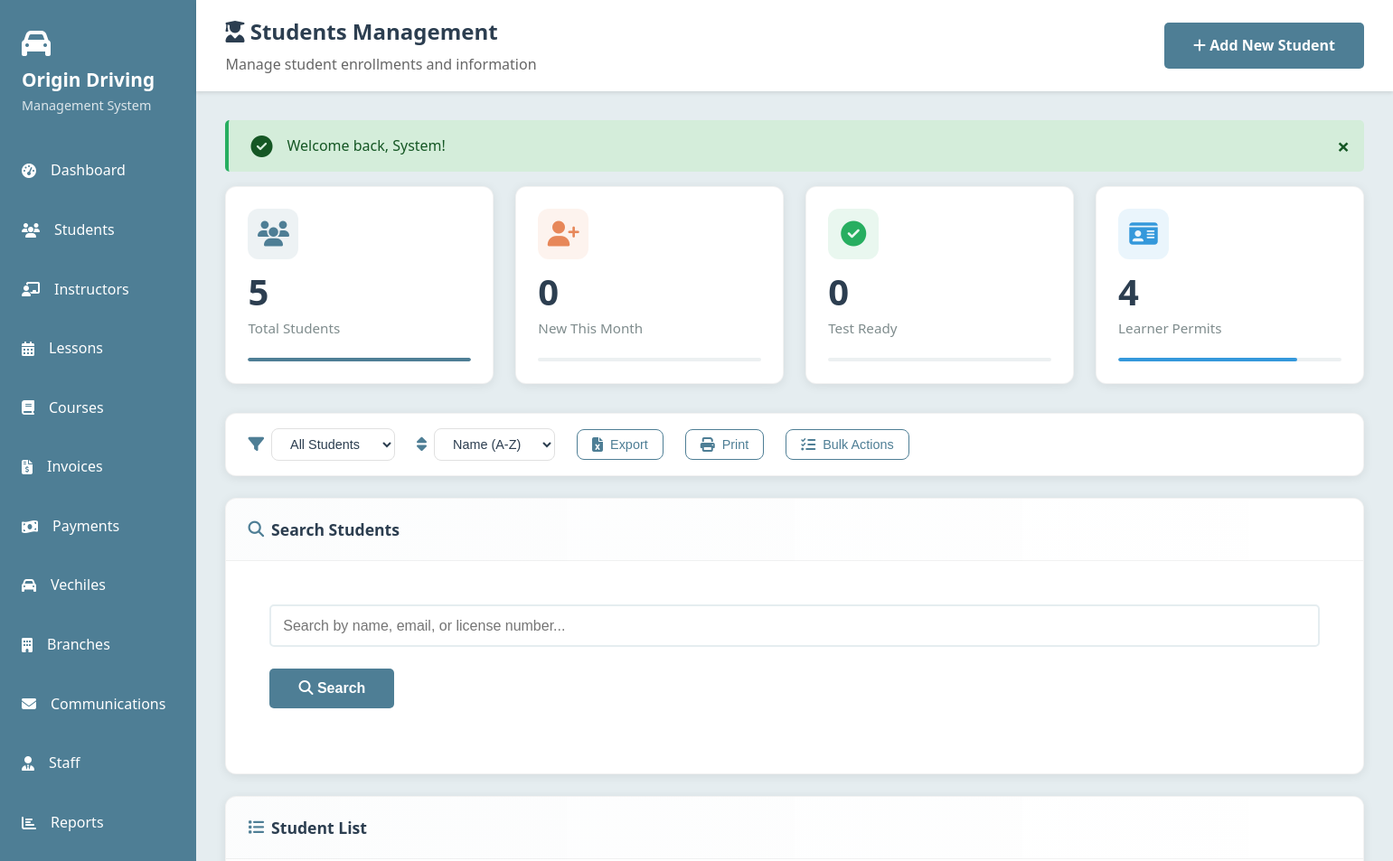
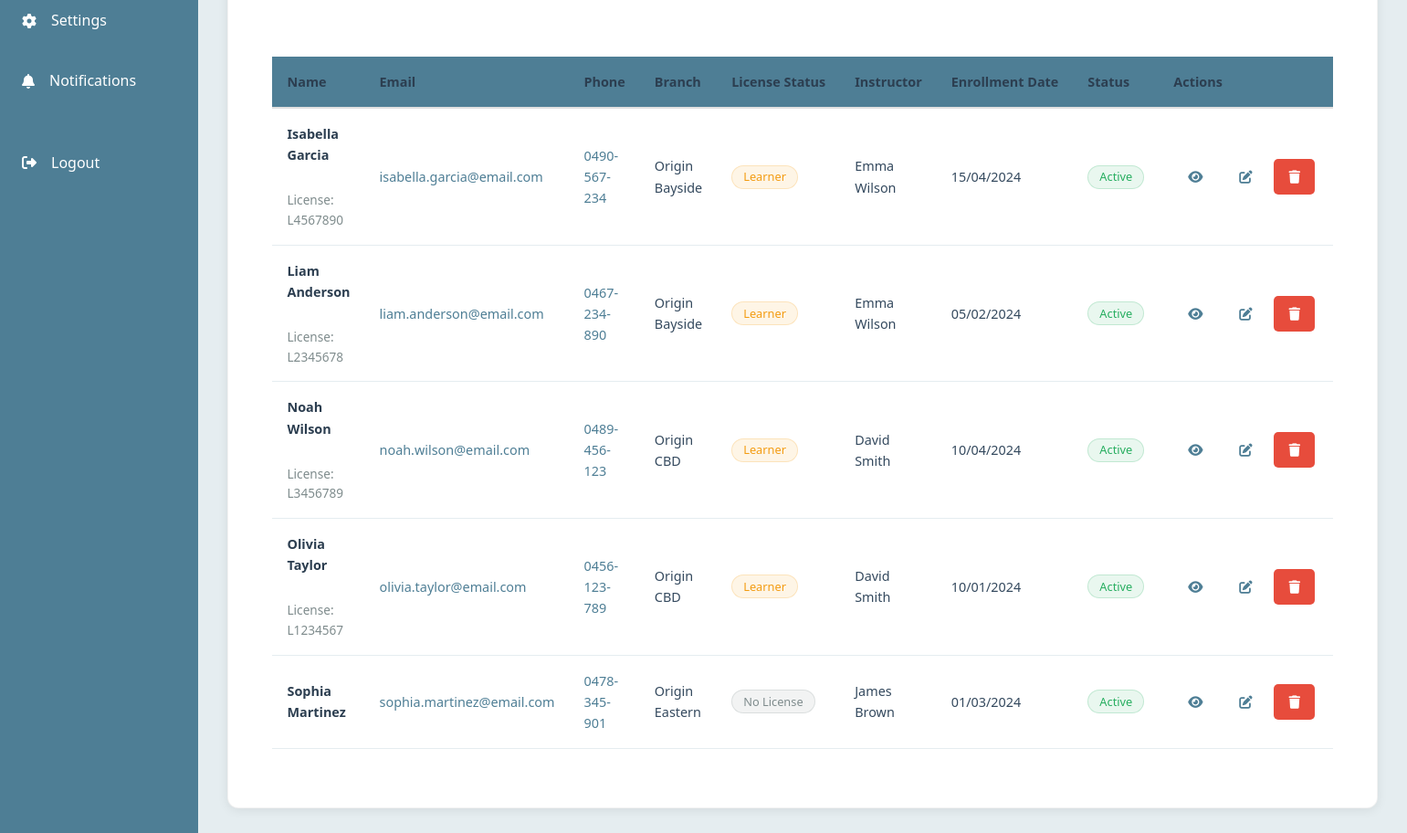
The page /students/index.php (signed in) on the database its author committed (2 pictures, top to bottom).
### tables this page shows
CREATE TABLE students (
    student_id INT PRIMARY KEY AUTO_INCREMENT,
    user_id INT NOT NULL,
    license_number VARCHAR(50) NULL,
    license_status ENUM('learner', 'probationary', 'full', 'overseas', 'none') DEFAULT 'none',
    date_of_birth DATE NOT NULL,
    address VARCHAR(255) NOT NULL,
    suburb VARCHAR(100) NOT NULL,
    postcode VARCHAR(10) NOT NULL,
    emergency_contact_name VARCHAR(100) NOT NULL,
    emergency_contact_phone VARCHAR(20) NOT NULL,
    medical_conditions TEXT NULL,
    enrollment_date DATE NOT NULL,
    branch_id INT NOT NULL,
    assigned_instructor_id INT NULL,
    total_lessons_completed INT DEFAULT 0,
    test_ready TINYINT(1) DEFAULT 0,
    notes TEXT NULL,
    FOREIGN KEY (user_id) REFERENCES users(user_id) ON DELETE CASCADE,
    FOREIGN KEY (branch_id) REFERENCES branches(branch_id),
    FOREIGN KEY (assigned_instructor_id) REFERENCES instructors(instructor_id),
    INDEX idx_student_user (user_id),
    INDEX idx_student_instructor (assigned_instructor_id),
    INDEX idx_student_branch (branch_id)
);

CREATE TABLE users (
    user_id INT PRIMARY KEY AUTO_INCREMENT,
    email VARCHAR(100) UNIQUE NOT NULL,
    password_hash VARCHAR(255) NOT NULL,
    user_role ENUM('admin', 'instructor', 'student', 'staff') NOT NULL,
    first_name VARCHAR(50) NOT NULL,
    last_name VARCHAR(50) NOT NULL,
    phone VARCHAR(20) NOT NULL,
    is_active TINYINT(1) DEFAULT 1,
    last_login DATETIME NULL,
    created_at TIMESTAMP DEFAULT CURRENT_TIMESTAMP,
    updated_at TIMESTAMP DEFAULT CURRENT_TIMESTAMP ON UPDATE CURRENT_TIMESTAMP,
    INDEX idx_email (email),
    INDEX idx_role (user_role),
    INDEX idx_active (is_active)
);

CREATE TABLE branches (
    branch_id INT PRIMARY KEY AUTO_INCREMENT,
    branch_name VARCHAR(100) NOT NULL,
    address VARCHAR(255) NOT NULL,
    suburb VARCHAR(100) NOT NULL,
    state VARCHAR(50) DEFAULT 'Victoria',
    postcode VARCHAR(10) NOT NULL,
    phone VARCHAR(20) NOT NULL,
    email VARCHAR(100) NOT NULL,
    is_active TINYINT(1) DEFAULT 1,
    created_at TIMESTAMP DEFAULT CURRENT_TIMESTAMP,
    updated_at TIMESTAMP DEFAULT CURRENT_TIMESTAMP ON UPDATE CURRENT_TIMESTAMP,
    INDEX idx_branch_active (is_active)
);

### students/index.php (the view, shortened to what the rows shown need)
<?php
require_once '../app/core/Database.php';
require_once '../app/core/Model.php';
require_once '../app/models/Student.php';
$studentModel = new Student();
$searchTerm = $_GET['search'] ?? '';
$students = [];
if ($searchTerm) {
    $students = $studentModel->search($searchTerm);
} else {
    $students = $studentModel->getAllWithDetails();
}
include '../views/layouts/header.php';
?>
<div class="dashboard-container">
    <div class="main-content">
        <div class="top-bar">
            <div>
                <h2><i class="fas fa-user-graduate"></i> Students Management</h2>
            </div>
        </div>
        <div class="content-area">
            <div class="card">
                <div class="card-body">
                    <?php if (empty($students)): ?>
                        <div class="empty-state">
                            <i class="fas fa-users" style="font-size: 4rem; color: #ccc;"></i>
                            <h3>No Students Found</h3>
                            <?php if ($searchTerm): ?>
                                <p>No students match your search criteria.</p>
                                <a href="index.php" class="btn btn-secondary">View All Students</a>
                            <?php else: ?>
                                <p>Get started by adding your first student.</p>
                                <a href="create.php" class="btn btn-primary">
                                    <i class="fas fa-plus"></i> Add First Student
                                </a>
                            <?php endif; ?>
                        </div>
                    <?php else: ?>
                        <div class="table-responsive">
                            <table class="data-table">
                                <thead>
                                    <tr>
                                        <th>Name</th>
                                        <th>Email</th>
                                        <th>Phone</th>
                                        <th>Branch</th>
                                        <th>License Status</th>
                                        <th>Instructor</th>
                                        <th>Enrollment Date</th>
                                        <th>Status</th>
                                        <th>Actions</th>
                                    </tr>
                                </thead>
                                <tbody>
                                    <?php foreach ($students as $student): ?>
                                    <tr data-test-ready="<?php echo isset($student['test_ready']) ? $student['test_ready'] : '0'; ?>">
                                        <td>
                                            <div class="user-info">
                                                <strong>
                                                    <?php
                                                    echo htmlspecialchars($student['first_name'] ?? 'N/A') . ' ' .
                                                         htmlspecialchars($student['last_name'] ?? '');
                                                    ?>
                                                </strong>
                                                <?php if (isset($student['license_number']) && !empty($student['license_number'])): ?>
                                                    <br><small>License: <?php echo htmlspecialchars($student['license_number']); ?></small>
                                                <?php endif; ?>
                                            </div>
                                        </td>
                                        <td>
                                            <a href="mailto:<?php echo htmlspecialchars($student['email'] ?? ''); ?>">
                                                <?php echo htmlspecialchars($student['email'] ?? 'N/A'); ?>
                                            </a>
                                        </td>
                                        <td>
                                            <a href="tel:<?php echo htmlspecialchars($student['phone'] ?? ''); ?>">
                                                <?php echo htmlspecialchars($student['phone'] ?? 'N/A'); ?>
                                            </a>
                                        </td>
                                        <td><?php echo htmlspecialchars($student['branch_name'] ?? 'N/A'); ?></td>
                                        <td>
                                            <?php
                                            $statusLabels = [
                                                'none' => 'No License',
                                                'learner' => 'Learner',
                                                'probationary' => 'Probationary',
                                                'full' => 'Full',
                                                'overseas' => 'Overseas'
                                            ];
                                            $statusColors = [
                                                'none' => 'secondary',
                                                'learner' => 'warning',
                                                'probationary' => 'info',
                                                'full' => 'success',
                                                'overseas' => 'primary'
                                            ];
                                            $licenseStatus = $student['license_status'] ?? 'none';
                                            ?>
                                            <span class="badge badge-<?php echo $statusColors[$licenseStatus]; ?>">
                                                <?php echo $statusLabels[$licenseStatus]; ?>
                                            </span>
                                        </td>
                                        <td>
                                            <?php
                                            if (isset($student['instructor_name']) && !empty($student['instructor_name'])) {
                                                echo htmlspecialchars($student['instructor_name']);
                                            } else {
                                                echo '<span class="text-muted">Not assigned</span>';
                                            }
                                            ?>
                                        </td>
                                        <td>
                                            <?php
                                            if (isset($student['enrollment_date'])) {
                                                echo date('d/m/Y', strtotime($student['enrollment_date']));
                                            } else {
                                                echo 'N/A';
                                            }
                                            ?>
                                        </td>
                                        <td>
                                            <?php if (isset($student['is_active']) && $student['is_active']): ?>
                                                <span class="badge badge-success">Active</span>
                                            <?php else: ?>
                                                <span class="badge badge-danger">Inactive</span>
                                            <?php endif; ?>
                                        </td>
                                        <td class="actions">
                                            <a href="view.php?id=<?php echo $student['student_id']; ?>"
                                               class="btn btn-sm btn-info" title="View Details">
                                                <i class="fas fa-eye"></i>
                                            </a>
                                            <a href="edit.php?id=<?php echo $student['student_id']; ?>"
                                               class="btn btn-sm btn-warning" title="Edit Student">
                                                <i class="fas fa-edit"></i>
                                            </a>
                                            <a href="delete.php?id=<?php echo $student['student_id']; ?>"
                                               class="btn btn-sm btn-danger"
                                               onclick="return confirm('Are you sure you want to delete this student? This action cannot be undone.');"
                                               title="Delete Student">
                                                <i class="fas fa-trash"></i>
                                            </a>
                                        </td>
                                    </tr>
                                    <?php endforeach; ?>
                                </tbody>
                            </table>
                        </div>
                    <?php endif; ?>
                </div>
            </div>
        </div>
    </div>
</div>
<?php include '../views/layouts/footer.php'; ?>

### rows shown on the page
students: user.first_name "Isabella", user.last_name "Garcia", license_number "L4567890", user.email "isabella.garcia@email.com", user.phone "0490-567-234", branch.branch_name "Origin Bayside", license_status "Learner", instructor_name "Emma Wilson", enrollment_date "15/04/2024"
students: user.first_name "Liam", user.last_name "Anderson", license_number "L2345678", user.email "liam.anderson@email.com", user.phone "0467-234-890", branch.branch_name "Origin Bayside", license_status "Learner", instructor_name "Emma Wilson", enrollment_date "05/02/2024"
students: user.first_name "Noah", user.last_name "Wilson", license_number "L3456789", user.email "noah.wilson@email.com", user.phone "0489-456-123", branch.branch_name "Origin CBD", license_status "Learner", instructor_name "David Smith", enrollment_date "10/04/2024"
students: user.first_name "Olivia", user.last_name "Taylor", license_number "L1234567", user.email "olivia.taylor@email.com", user.phone "0456-123-789", branch.branch_name "Origin CBD", license_status "Learner", instructor_name "David Smith", enrollment_date "10/01/2024"
students: user.first_name "Sophia", user.last_name "Martinez", user.email "sophia.martinez@email.com", user.phone "0478-345-901", branch.branch_name "Origin Eastern", license_status "No License", instructor_name "James Brown", enrollment_date "01/03/2024"

### other values the page prints
$flashMessage['message'] "Welcome back, System!"
count($students) "5"
$recentCount "0"
$testReadyCount "0"
$learnerCount "4"
